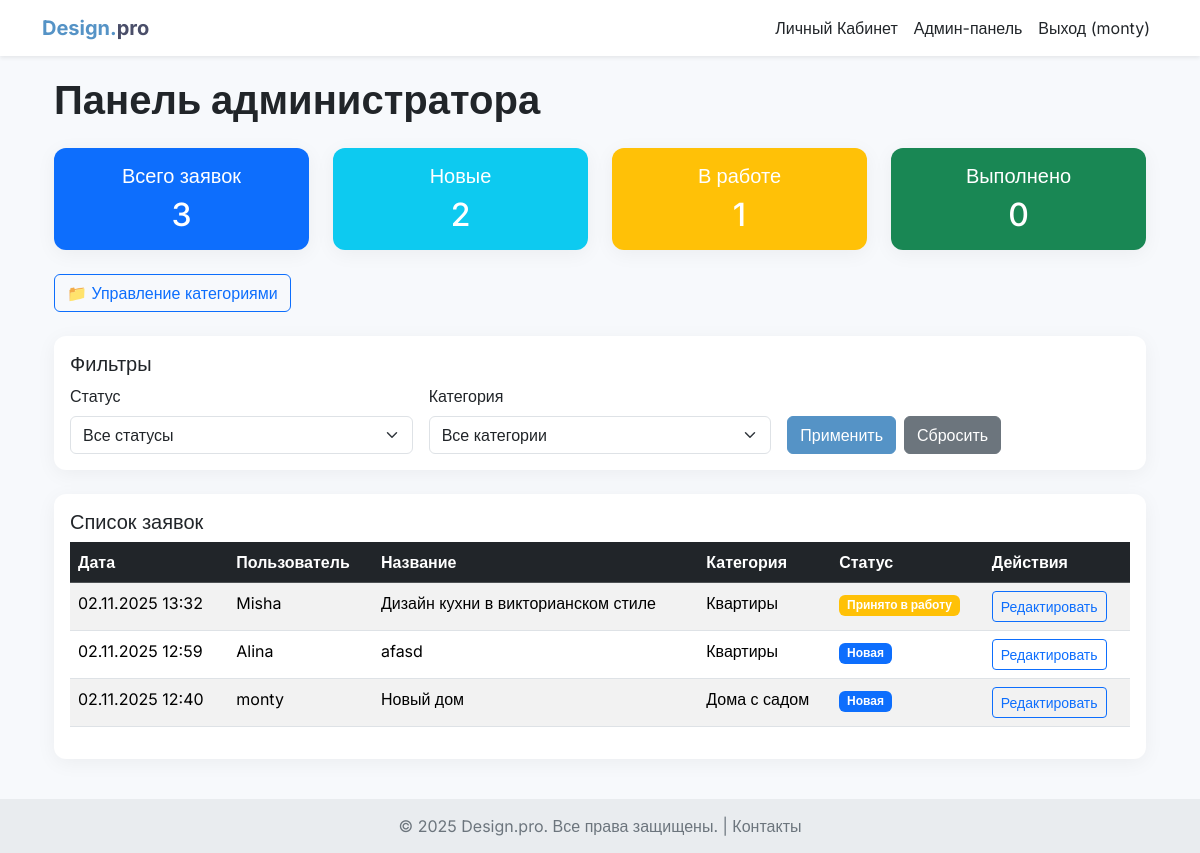
/admin-dashboard/ (signed in), run on the app's committed database.
### design_app/models.py (models this page shows, shortened)
class RoomPlan(models.Model):
    STATUS_CHOICES = [
        ('NEW', 'Новая'),
        ('IN_PROGRESS', 'Принято в работу'),
        ('COMPLETED', 'Выполнено'),
    ]
    user = models.ForeignKey(User, on_delete=models.CASCADE, related_name='room_plans', verbose_name="Пользователь")
    title = models.CharField(max_length=255, verbose_name="Название заявки")
    description = models.TextField(verbose_name="Описание помещения")
    category = models.ForeignKey(Category, on_delete=models.CASCADE, verbose_name="Категория")
    upload_date = models.DateTimeField(auto_now_add=True, verbose_name="Дата загрузки")
    plan_file = models.ImageField(
        upload_to='room_plans/',
        blank=True,
        null=True,
        verbose_name="Фото помещения или план",
        help_text="Форматы: JPG, JPEG, PNG, BMP. Максимальный размер: 2MB"
    )
    status = models.CharField(
        max_length=20,
        choices=STATUS_CHOICES,
        default='NEW',
        verbose_name="Статус заявки"
    )
    design_image = models.ImageField(
        upload_to='designs/',
        blank=True,
        null=True,
        verbose_name="Дизайн-проект"
    )
    admin_comment = models.TextField(blank=True, verbose_name="Комментарий администратора")
    assigned_to = models.ForeignKey(
        User,
        on_delete=models.SET_NULL,
        null=True,
        blank=True,
        related_name='assigned_applications',
        verbose_name="Назначена"
    )
    class Meta:
        verbose_name = "Заявка"
        verbose_name_plural = "Заявки"
        ordering = ['-upload_date']

class Category(models.Model):
    name = models.CharField(max_length=100, verbose_name="Название категории")
    description = models.TextField(blank=True, verbose_name="Описание")
    class Meta:
        verbose_name = "Категория"
        verbose_name_plural = "Категории"

### design_app/views.py (the view)
# urls.py: path('admin-dashboard/', views.admin_dashboard, name='admin_dashboard'),
@user_passes_test(is_staff_user, login_url='/login/')
def admin_dashboard(request):
    applications = RoomPlan.objects.all().select_related('user', 'category').order_by('-upload_date')
    status_filter = request.GET.get('status')
    category_filter = request.GET.get('category')
    if status_filter:
        applications = applications.filter(status=status_filter)
    if category_filter:
        applications = applications.filter(category_id=category_filter)
    categories = Category.objects.all()
    stats = {
        'total': RoomPlan.objects.count(),
        'new': RoomPlan.objects.filter(status='NEW').count(),
        'in_progress': RoomPlan.objects.filter(status='IN_PROGRESS').count(),
        'completed': RoomPlan.objects.filter(status='COMPLETED').count(),
    }
    try:
        user_profile = request.user.userprofile
        user_role = user_profile.get_user_type_display()
    except UserProfile.DoesNotExist:
        user_role = "Администратор" if request.user.is_staff else "Пользователь"
    context = {
        'title': 'Панель управления',
        'applications': applications,
        'categories': categories,
        'stats': stats,
        'user_role': user_role,
        'status_filter': status_filter,
        'category_filter': category_filter,
    }
    return render(request, 'design_app/admin_dashboard.html', context)

### design_app/views.py (called while the page is built)
def is_staff_user(user):
    if not user.is_authenticated:
        return False
    try:
        profile = user.userprofile
        return profile.is_admin() or profile.is_manager()
    except UserProfile.DoesNotExist:
        return user.is_staff

### design_app/templates/design_app/admin_dashboard.html (shortened to what this page needs)
{% extends 'design_app/base.html' %}
{% block content %}
<div class="container-fluid">
    <div class="row">
        <div class="col-12">
            <h1 class="fw-bold mb-4">Панель администратора</h1>
            <div class="row mb-4">
                <div class="col-md-3">
                    <div class="card bg-primary text-white">
                        <div class="card-body text-center">
                            <h5 class="card-title">Всего заявок</h5>
                            <h2 class="mb-0">{{ stats.total }}</h2>
                        </div>
                    </div>
                </div>
                <div class="col-md-3">
                    <div class="card bg-info text-white">
                        <div class="card-body text-center">
                            <h5 class="card-title">Новые</h5>
                            <h2 class="mb-0">{{ stats.new }}</h2>
                        </div>
                    </div>
                </div>
                <div class="col-md-3">
                    <div class="card bg-warning text-white">
                        <div class="card-body text-center">
                            <h5 class="card-title">В работе</h5>
                            <h2 class="mb-0">{{ stats.in_progress }}</h2>
                        </div>
                    </div>
                </div>
                <div class="col-md-3">
                    <div class="card bg-success text-white">
                        <div class="card-body text-center">
                            <h5 class="card-title">Выполнено</h5>
                            <h2 class="mb-0">{{ stats.completed }}</h2>
                        </div>
                    </div>
                </div>
            </div>
            <div class="mb-4">
                <a href="{% url 'manage_categories' %}" class="btn btn-outline-primary">
                    📁 Управление категориями
                </a>
            </div>
            <div class="card mb-4">
                <div class="card-body">
                    <h5 class="card-title">Фильтры</h5>
                    <form method="get" class="row g-3">
                        <div class="col-md-4">
                            <label class="form-label">Статус</label>
                            <select name="status" class="form-select">
                                <option value="">Все статусы</option>
                            </select>
                        </div>
                        <div class="col-md-4">
                            <label class="form-label">Категория</label>
                            <select name="category" class="form-select">
                                <option value="">Все категории</option>
                            </select>
                        </div>
                        <div class="col-md-4 d-flex align-items-end">
                            <button type="submit" class="btn btn-primary me-2">Применить</button>
                            <a href="{% url 'admin_dashboard' %}" class="btn btn-secondary">Сбросить</a>
                        </div>
                    </form>
                </div>
            </div>
            <div class="card">
                <div class="card-body">
                    <h5 class="card-title">Список заявок</h5>
                    {% if applications %}
                    <div class="table-responsive">
                        <table class="table table-striped table-hover">
                            <thead class="table-dark">
                                <tr>
                                    <th>Дата</th>
                                    <th>Пользователь</th>
                                    <th>Название</th>
                                    <th>Категория</th>
                                    <th>Статус</th>
                                    <th>Действия</th>
                                </tr>
                            </thead>
                            <tbody>
                                {% for app in applications %}
                                <tr>
                                    <td>{{ app.upload_date|date:"d.m.Y H:i" }}</td>
                                    <td>{{ app.user.username }}</td>
                                    <td>{{ app.title }}</td>
                                    <td>{{ app.category.name }}</td>
                                    <td>
                                        <span class="badge
                                            {% if app.status == 'NEW' %}bg-primary
                                            {% elif app.status == 'IN_PROGRESS' %}bg-warning
                                            {% else %}bg-success{% endif %}">
                                            {{ app.get_status_display }}
                                        </span>
                                    </td>
                                    <td>
                                        <a href="{% url 'edit_application' app.id %}" class="btn btn-sm btn-outline-primary">
                                            Редактировать
                                        </a>
                                    </td>
                                </tr>
                                {% endfor %}
                            </tbody>
                        </table>
                    </div>
                    {% else %}
                    <div class="text-center py-4">
                        <p class="text-muted">Заявки не найдены</p>
                    </div>
                    {% endif %}
                </div>
            </div>
        </div>
    </div>
</div>
{% endblock %}

### design_app/templates/design_app/base.html (shortened to what this page needs)
{% load static %}
<!DOCTYPE html>
<html lang="ru">
<head>
    <link href="https://cdn.jsdelivr.net/npm/bootstrap@5.3.3/dist/css/bootstrap.min.css" rel="stylesheet">
</head>
<body>
    <nav class="navbar navbar-expand-lg navbar-light bg-white shadow-sm sticky-top">
        <div class="container">
            <a class="navbar-brand" href="{% url 'index' %}">
                <span style="color: #5593c6;">Design.</span>pro
            </a>
            <div class="collapse navbar-collapse" id="navbarNav">
                <ul class="navbar-nav ms-auto">
                    {% if user.is_authenticated %}
                        <li class="nav-item">
                            <a class="nav-link text-dark" href="{% url 'profile' %}">Личный Кабинет</a>
                        </li>
                        {% if user.is_staff %}
                        <li class="nav-item">
                            <a class="nav-link text-dark" href="{% url 'admin_dashboard' %}">Админ-панель</a>
                        </li>
                        {% endif %}
                        <li class="nav-item">
                            <a class="nav-link text-dark" href="{% url 'logout' %}">Выход ({{ user.username }})</a>
                        </li>
                {% endif %}
                </ul>
            </div>
        </div>
    </nav>
    <main class="page-content container">
        {% block content %}
        {% endblock %}
    </main>
    <footer>
        <div class="container">
            &copy; 2025 Design.pro. Все права защищены. | <a href="#" class="text-secondary text-decoration-none">Контакты</a>
        </div>
    </footer>
</body>
</html>

### design_app/templates/design_app/base.html (style rules this page uses)
body { font-family: 'Inter', sans-serif; background-color: #f7f9fc; }
.navbar-brand { font-weight: 700; color: #4a4e69 !important; }
.btn-primary { background-color: #5593c6; border-color: #5593c6; transition: all 0.3s ease; }
.card { border: none; border-radius: 12px; box-shadow: 0 4px 20px rgba(0, 0, 0, 0.05); }
.page-content { padding-top: 20px; padding-bottom: 40px; min-height: calc(100vh - 100px); }
footer { background-color: #e9ecef; color: #6c757d; padding: 15px 0; text-align: center; }

### data on the page
RoomPlan: upload_date "02.11.2025 13:32", user.username "Misha", title "Дизайн кухни в викторианском стиле", category.name "Квартиры", status "Принято в работу"
RoomPlan: upload_date "02.11.2025 12:59", user.username "Alina", title "afasd", category.name "Квартиры", status "Новая"
RoomPlan: upload_date "02.11.2025 12:40", user.username "monty", title "Новый дом", category.name "Дома с садом", status "Новая"

### other printed values
{{ user.username }} "monty"
{{ stats.total }} "3"
{{ stats.new }} "2"
{{ stats.in_progress }} "1"
{{ stats.completed }} "0"
